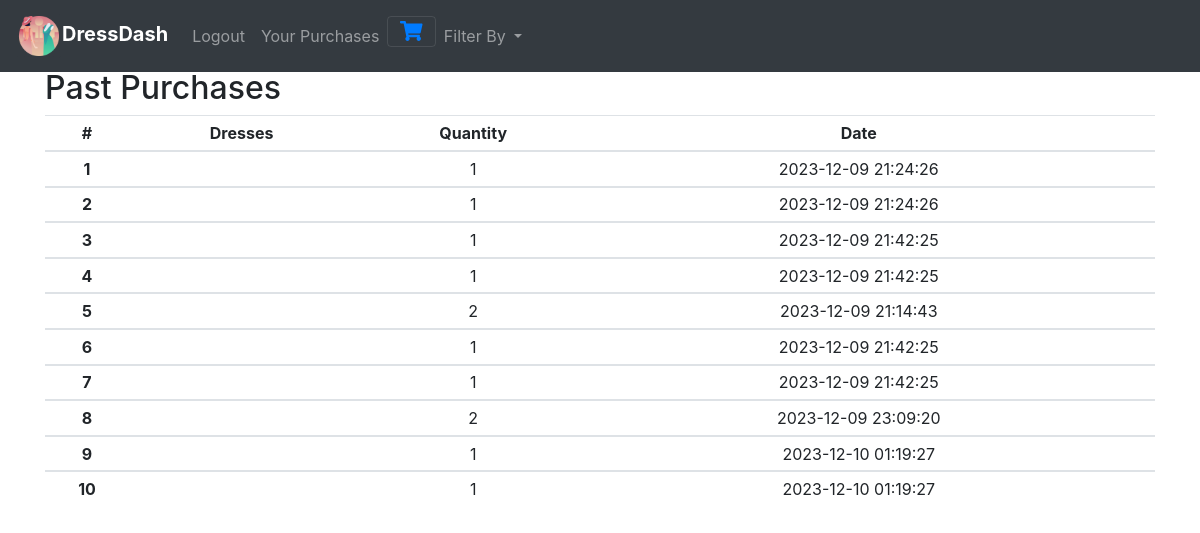
Screenshot of /purchase_history/ (signed in) with the database file from the repository.
### tables this page shows
CREATE TABLE "purchases" (
	"id"	INTEGER NOT NULL,
	"uid"	INTEGER NOT NULL,
	"image"	TEXT,
	"quantity"	INTEGER,
	"date"	DATE
);

### app.py (the view)
@app.route("/purchase_history/")
def history():
    shoppingCart = []
    shopLen = len(shoppingCart)
    totItems=0
    total=0
    display=0
    myDresses = db.execute("SELECT * FROM purchases where uid=:uid",uid=session['uid'])
    print(session['uid'],myDresses)
    myDressesLen = len(myDresses)
    print(myDresses)
    return render_template("purchase_history.html", shoppingCart=shoppingCart, shopLen=shopLen, total=total, totItems=totItems, display=display, session=session, myDresses=myDresses, myDressesLen=myDressesLen)

### templates/purchase_history.html (shortened to what this page needs)
{% extends "base_template.html" %}
{% block body %}
<div class="row" style="height:80vh;">
    <div class="col-sm">
        <h2> Past Purchases </h2>
        <table class="table table-sm">
            <thead>
              <tr>
                <th scope="col">#</th>
                <th scope="col">Dresses</th>
                <th scope="col">Quantity</th>
                <th scope="col">Date</th>
                <th scope="col"></th>
              </tr>
            </thead>
            <tbody>
                {% for i in range(myDressesLen) %}
              <tr>
                <th scope="row">{{ i + 1 }}</th>
                <td><img src="{{ url_for('static', filename='Images/' + myDresses[i]['image']) }}" width="30px" alt="{{ myDresses[i]['team'] }}" /></td>
                <td>{{ myDresses[i]["quantity"] }}</td>
                <td>{{ myDresses[i]["date"] }}</td>
              </tr>
            </tbody>
            {% endfor %}
          </table>
        </div>
        </div>
{% endblock %}

### Static/CSS/styles.css (style rules this page uses)
tr { text-align: center; }
html, body { height: 100%; margin: 0; display: flex; flex-direction: column; }

### rows the page displays
purchases: quantity "1", date "2023-12-09 21:24:26"
purchases: quantity "1", date "2023-12-09 21:24:26"
purchases: quantity "1", date "2023-12-09 21:42:25"
purchases: quantity "1", date "2023-12-09 21:42:25"
purchases: quantity "2", date "2023-12-09 21:14:43"
purchases: quantity "1", date "2023-12-09 21:42:25"
purchases: quantity "1", date "2023-12-09 21:42:25"
purchases: quantity "2", date "2023-12-09 23:09:20"
purchases: quantity "1", date "2023-12-10 01:19:27"
purchases: quantity "1", date "2023-12-10 01:19:27"

### other values shown
{{ i + 1 }} "1" "2" "3" "4" "5" "6" "7" "8" "9" "10"
